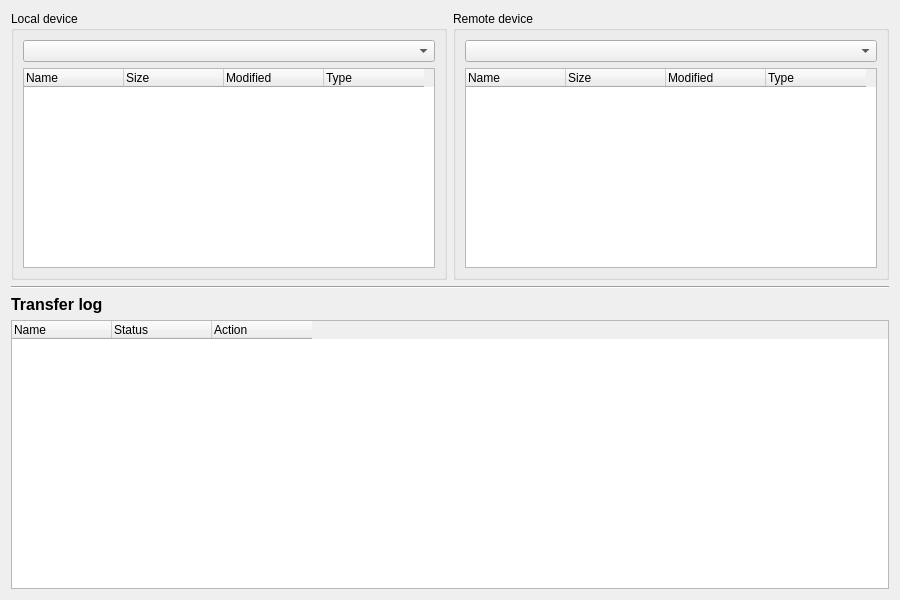
<?xml version="1.0" encoding="UTF-8"?>
<ui version="4.0">
 <class>FileTransferWindow</class>
 <widget class="QWidget" name="FileTransferWindow">
  <property name="geometry">
   <rect>
    <x>0</x>
    <y>0</y>
    <width>900</width>
    <height>600</height>
   </rect>
  </property>
  <property name="windowTitle">
   <string>File Transfer</string>
  </property>
  <layout class="QVBoxLayout" name="verticalLayout">
   <item>
    <layout class="QHBoxLayout" name="horizontalLayout">
     <item>
      <widget class="QGroupBox" name="localGroupBox">
       <property name="styleSheet">
        <string notr="true"/>
       </property>
       <property name="title">
        <string>Local device</string>
       </property>
       <layout class="QVBoxLayout" name="verticalLayout_2">
        <item>
         <widget class="QComboBox" name="localPathCombo"/>
        </item>
        <item>
         <widget class="QTableWidget" name="localTable">
          <property name="showGrid">
           <bool>false</bool>
          </property>
          <property name="columnCount">
           <number>4</number>
          </property>
          <attribute name="horizontalHeaderVisible">
           <bool>true</bool>
          </attribute>
          <attribute name="horizontalHeaderCascadingSectionResizes">
           <bool>true</bool>
          </attribute>
          <attribute name="horizontalHeaderMinimumSectionSize">
           <number>30</number>
          </attribute>
          <attribute name="horizontalHeaderDefaultSectionSize">
           <number>100</number>
          </attribute>
          <attribute name="horizontalHeaderShowSortIndicator" stdset="0">
           <bool>false</bool>
          </attribute>
          <attribute name="verticalHeaderCascadingSectionResizes">
           <bool>true</bool>
          </attribute>
          <attribute name="verticalHeaderMinimumSectionSize">
           <number>30</number>
          </attribute>
          <attribute name="verticalHeaderDefaultSectionSize">
           <number>30</number>
          </attribute>
          <column>
           <property name="text">
            <string>Name</string>
           </property>
           <property name="textAlignment">
            <set>AlignLeading|AlignVCenter</set>
           </property>
          </column>
          <column>
           <property name="text">
            <string>Size</string>
           </property>
           <property name="textAlignment">
            <set>AlignLeading|AlignVCenter</set>
           </property>
          </column>
          <column>
           <property name="text">
            <string>Modified</string>
           </property>
           <property name="textAlignment">
            <set>AlignLeading|AlignVCenter</set>
           </property>
          </column>
          <column>
           <property name="text">
            <string>Type</string>
           </property>
           <property name="textAlignment">
            <set>AlignLeading|AlignVCenter</set>
           </property>
          </column>
         </widget>
        </item>
        </layout>
       </widget>
     </item>
     <item>
      <widget class="QGroupBox" name="remoteGroupBox">
       <property name="title">
        <string>Remote device</string>
       </property>
       <layout class="QVBoxLayout" name="verticalLayout_3">
        <item>
         <widget class="QComboBox" name="remotePathCombo"/>
        </item>
        <item>
         <widget class="QTableWidget" name="remoteTable">
          <property name="showGrid">
           <bool>false</bool>
          </property>
          <property name="columnCount">
           <number>4</number>
          </property>
          <column>
           <property name="text">
            <string>Name</string>
           </property>
           <property name="textAlignment">
            <set>AlignLeading|AlignVCenter</set>
           </property>
          </column>
          <column>
           <property name="text">
            <string>Size</string>
           </property>
           <property name="textAlignment">
            <set>AlignLeading|AlignVCenter</set>
           </property>
          </column>
          <column>
           <property name="text">
            <string>Modified</string>
           </property>
           <property name="textAlignment">
            <set>AlignLeading|AlignVCenter</set>
           </property>
          </column>
          <column>
           <property name="text">
            <string>Type</string>
           </property>
           <property name="textAlignment">
            <set>AlignLeading|AlignVCenter</set>
           </property>
          </column>
         </widget>
        </item>
        </layout>
       </widget>
     </item>
    </layout>
   </item>
   <item>
    <widget class="QFrame" name="line">
     <property name="frameShape">
      <enum>QFrame::HLine</enum>
     </property>
     <property name="frameShadow">
      <enum>QFrame::Sunken</enum>
     </property>
    </widget>
   </item>
   <item>
    <widget class="QLabel" name="transferLogLabel">
     <property name="styleSheet">
      <string notr="true">font-weight: bold; font-size: 12pt;</string>
     </property>
     <property name="text">
      <string>Transfer log</string>
     </property>
    </widget>
   </item>
   <item>
    <widget class="QTableWidget" name="transferLogTable">
     <property name="showGrid">
      <bool>false</bool>
     </property>
     <property name="columnCount">
      <number>3</number>
     </property>
     <column>
      <property name="text">
       <string>Name</string>
      </property>
      <property name="textAlignment">
       <set>AlignLeading|AlignVCenter</set>
      </property>
     </column>
     <column>
      <property name="text">
       <string>Status</string>
      </property>
      <property name="textAlignment">
       <set>AlignLeading|AlignVCenter</set>
      </property>
     </column>
     <column>
      <property name="text">
       <string>Action</string>
      </property>
      <property name="textAlignment">
       <set>AlignLeading|AlignVCenter</set>
      </property>
     </column>
    </widget>
   </item>
   <item>
    <layout class="QHBoxLayout" name="horizontalLayout_2"/>
   </item>
  </layout>
 </widget>
 <resources/>
 <connections/>
</ui>
